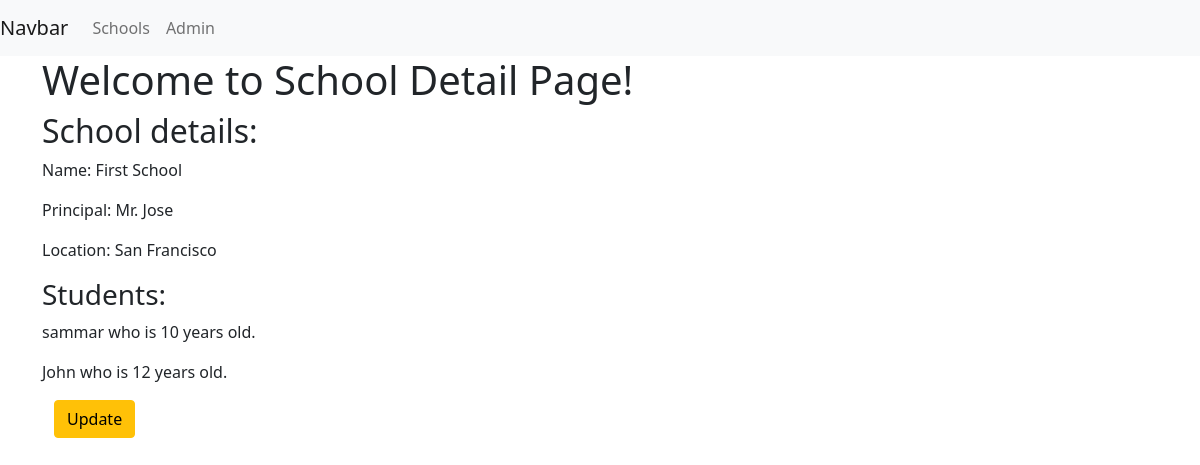
The app's page /basic_appcbv/1/, older data.
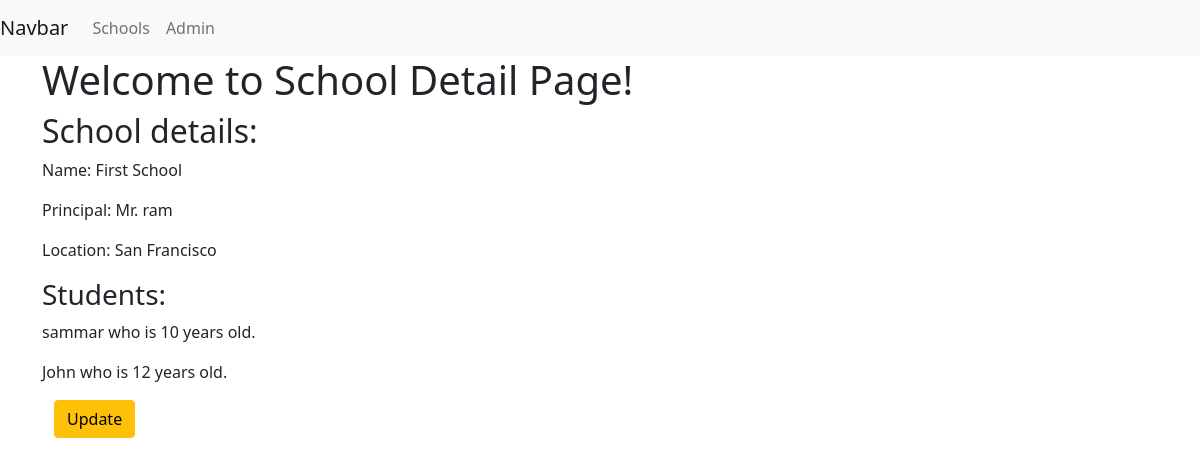
The same page, newer data.
### basic_appcbv/models.py (models this page shows, shortened)
class School(models.Model):
    name = models.CharField(max_length=256)
    principal = models.CharField(max_length=256)
    location = models.CharField(max_length=256)

class Student(models.Model):
    name = models.CharField(max_length=256)
    age = models.PositiveBigIntegerField()
    school = models.ForeignKey(School,related_name='students',on_delete=models.CASCADE)

### basic_appcbv/views.py (the view)
# urls.py: url(r'^(?P<pk>\d+)/$',views.SchoolDetailView.as_view(),name='detail'),
class SchoolDetailView(DetailView):
    context_object_name = 'school_detail'
    model = models.School
    template_name = 'basic_appcbv/school_detail.html'

### basic_appcbv/templates/basic_appcbv/school_detail.html
{% extends "basic_appcbv/basic_app_base.html" %}
{% block body_block %}
<div>
    <h1>Welcome to School Detail Page!</h1>
    <h2>School details:</h2>
    <p>Name: {{school_detail.name}} </p>
    <p>Principal: {{school_detail.principal}} </p>
    <p>Location: {{school_detail.location}} </p>
    <h3>Students:</h3>
    {% for student in school_detail.students.all %}
    <p>{{student.name}} who is {{student.age}} years old.</p>
    {% endfor %}
</div>
<div class="container">
    <p><a class='btn btn-warning' href="{% url 'basic_appcbv:update' pk=school_detail.pk %}">Update</a></p>
</div>
{% endblock %}

### basic_appcbv/templates/basic_appcbv/basic_app_base.html (shortened to what this page needs)
<!DOCTYPE html>
<html>
<head>
    <link href="https://cdn.jsdelivr.net/npm/bootstrap@5.0.0/dist/css/bootstrap.min.css" rel="stylesheet">
</head>
<body>
        <nav class="navbar navbar-expand-lg navbar-light bg-light">
                <a class="navbar-brand" href="#">Navbar</a>
                <div class="collapse navbar-collapse" id="navbarNav">
                  <ul class="navbar-nav">
                    <li class="nav-item">
                      <a class="nav-link" href="{% url 'basic_appcbv:list' %}">Schools</a>
                    </li>
                    <li class="nav-item">
                      <a class="nav-link" href="{% url 'admin:index' %}">Admin</a>
                    </li>
                  </ul>
                </div>
              </nav>
    <div class="container">
        {% block body_block %}
        {% endblock %}
    </div>
</body>
</html>

Row changes from the older to the newer data that the page shows:
changed School "First School": principal "Mr. Jose" → "Mr. ram"
